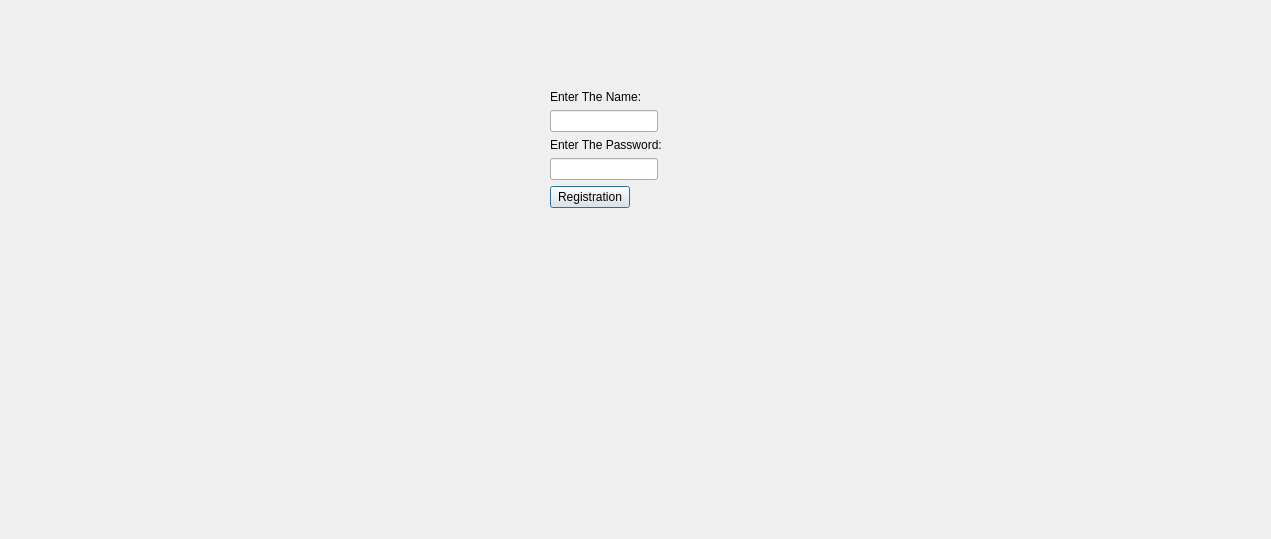
<?xml version="1.0" encoding="UTF-8"?>
<ui version="4.0">
 <class>Registration</class>
 <widget class="QDialog" name="Registration">
  <property name="geometry">
   <rect>
    <x>0</x>
    <y>0</y>
    <width>1271</width>
    <height>539</height>
   </rect>
  </property>
  <property name="windowTitle">
   <string>Dialog</string>
  </property>
  <widget class="QWidget" name="">
   <property name="geometry">
    <rect>
     <x>550</x>
     <y>90</y>
     <width>160</width>
     <height>178</height>
    </rect>
   </property>
   <layout class="QGridLayout" name="gridLayout">
    <item row="0" column="0">
     <layout class="QFormLayout" name="formLayout">
      <item row="0" column="0">
       <widget class="QLabel" name="label">
        <property name="text">
         <string>Enter The Name:</string>
        </property>
       </widget>
      </item>
      <item row="1" column="0">
       <widget class="QLineEdit" name="name">
        <property name="text">
         <string/>
        </property>
       </widget>
      </item>
      <item row="2" column="0">
       <widget class="QLabel" name="label_2">
        <property name="text">
         <string>Enter The Password:</string>
        </property>
       </widget>
      </item>
      <item row="3" column="0">
       <widget class="QLineEdit" name="newPass"/>
      </item>
      <item row="4" column="0">
       <widget class="QPushButton" name="pushButton">
        <property name="text">
         <string>Registration</string>
        </property>
       </widget>
      </item>
     </layout>
    </item>
    <item row="1" column="0">
     <widget class="QLabel" name="label_3">
      <property name="text">
       <string/>
      </property>
     </widget>
    </item>
   </layout>
  </widget>
 </widget>
 <resources/>
 <connections/>
</ui>
